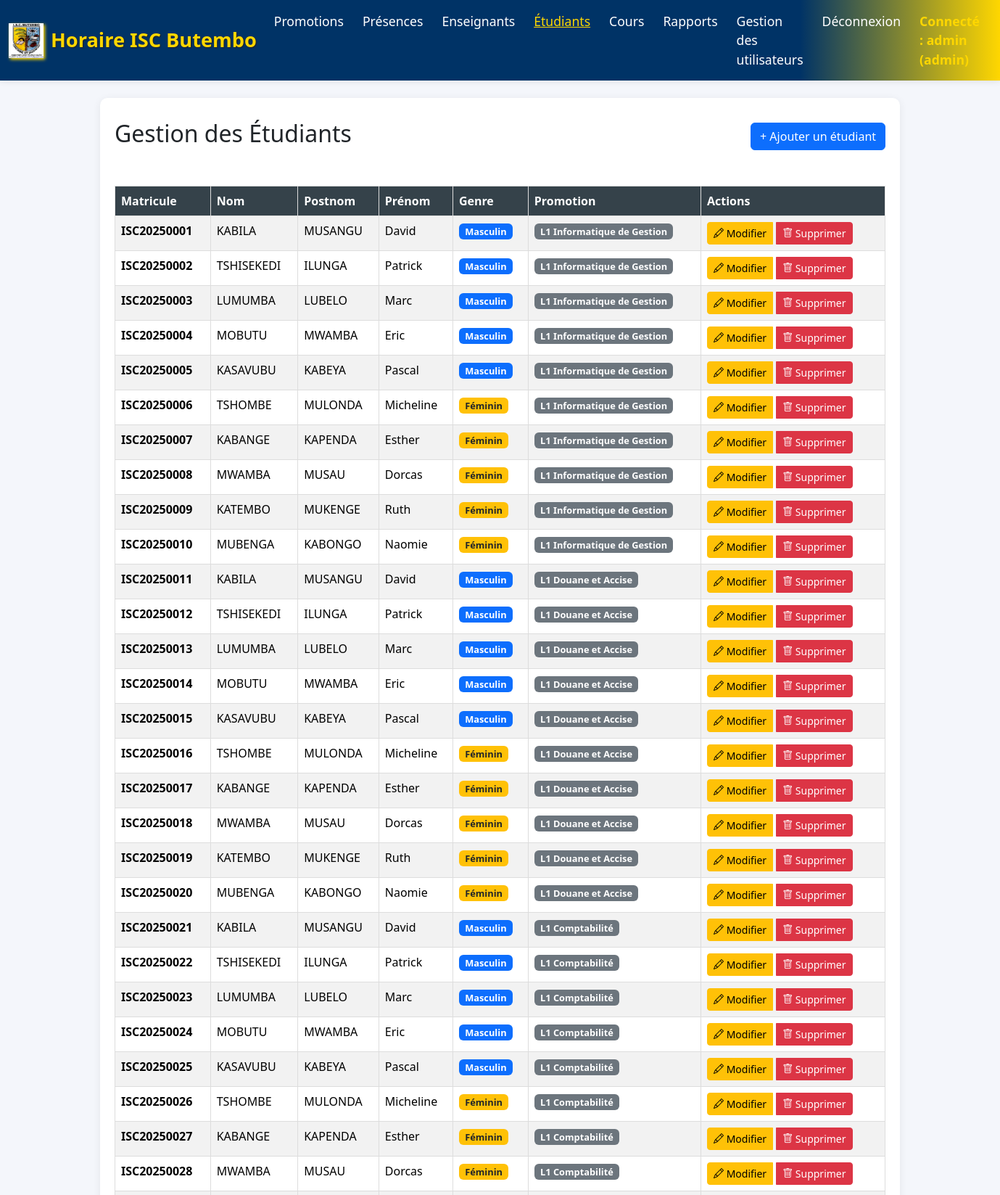
The page /etudiants (signed in, upper part) on the database its author committed.
### models/__init__.py (models this page shows, shortened)
class Etudiant(db.Model):
    __tablename__ = 'etudiant'
    id = db.Column(db.Integer, primary_key=True)
    matricule = db.Column(db.String(50), unique=True, nullable=False)
    nom = db.Column(db.String(100), nullable=False)
    postnom = db.Column(db.String(100), nullable=False)
    prenom = db.Column(db.String(100), nullable=False)
    genre = db.Column(db.String(10), nullable=False)
    auditoire_id = db.Column(db.Integer, db.ForeignKey('auditoire.id'), nullable=False)
    auditoire = db.relationship('Auditoire', backref='etudiants_list')

class Auditoire(db.Model):
    __tablename__ = 'auditoire'
    id = db.Column(db.Integer, primary_key=True)
    nom = db.Column(db.String(100), nullable=False)
    capacite = db.Column(db.Integer, nullable=True)

### app.py (the view)
@app.route('/etudiants')
def etudiants():
    if 'username' not in session:
        return redirect(url_for('home'))
    auditoire_id = request.args.get('auditoire_id')
    if auditoire_id:
        etudiants = Etudiant.query.filter_by(auditoire_id=auditoire_id).all()
    else:
        etudiants = Etudiant.query.all()
    auditoires_count = Auditoire.query.count()
    auditoires_list = Auditoire.query.all()
    return render_template('etudiants.html',
                         etudiants=etudiants,
                         auditoires_count=auditoires_count,
                         auditoires_list=auditoires_list)

### templates/etudiants.html (shortened to what this page needs)
{% extends "base.html" %}
{% block content %}
<div class="d-flex justify-content-between align-items-center mb-4">
    <h2>Gestion des Étudiants</h2>
    <a href="{{ url_for('ajouter_etudiant') }}" class="btn btn-primary">+ Ajouter un étudiant</a>
</div>
<div class="table-responsive">
    <table class="table table-striped table-hover">
        <thead class="table-dark">
            <tr>
                <th>Matricule</th>
                <th>Nom</th>
                <th>Postnom</th>
                <th>Prénom</th>
                <th>Genre</th>
                <th>Promotion</th>
                <th>Actions</th>
            </tr>
        </thead>
        <tbody>
            {% for etudiant in etudiants %}
            <tr>
                <td><strong>{{ etudiant.matricule }}</strong></td>
                <td>{{ etudiant.nom }}</td>
                <td>{{ etudiant.postnom }}</td>
                <td>{{ etudiant.prenom }}</td>
                <td>
                    {% if etudiant.genre == 'M' %}
                        <span class="badge bg-primary">Masculin</span>
                    {% else %}
                        <span class="badge bg-warning text-dark">Féminin</span>
                    {% endif %}
                </td>
                <td>
                    <span class="badge bg-secondary">{{ etudiant.auditoire.nom }}</span>
                </td>
                <td>
                    <div class="btn-group" role="group">
                        <a href="{{ url_for('modifier_etudiant', id=etudiant.id) }}" class="btn btn-warning btn-sm">
                            <i class="bi bi-pencil"></i> Modifier
                        </a>
                        <a href="{{ url_for('supprimer_etudiant', id=etudiant.id) }}" class="btn btn-danger btn-sm" onclick="return confirm('Êtes-vous sûr de vouloir supprimer cet étudiant ?')">
                            <i class="bi bi-trash"></i> Supprimer
                        </a>
                    </div>
                </td>
            </tr>
            {% endfor %}
        </tbody>
    </table>
</div>
{% endblock %}

### static/style.css (style rules this page uses)
body { font-family: Arial, sans-serif; margin: 0; padding: 0; background-color: #f4f4f4; }
.table { width: 100%; border-collapse: collapse; margin: 20px 0; }
.table th, .table td { border: 1px solid #ddd; padding: 8px; }
.table th { background-color: #35424a; color: white; }
.table tr:nth-child(even) { background-color: #f2f2f2; }

### templates/base.html (style rules this page uses)
body { background-color: #f4f6fb; font-family: 'Segoe UI', Arial, sans-serif; }

### templates/etudiants.html (style rules this page uses)
.btn-group .btn { margin-right: 5px; }
.badge { font-size: 0.8em; }

### rows shown on the page
Etudiant: matricule "ISC20250001", nom "KABILA", postnom "MUSANGU", prenom "David", genre "Masculin", auditoire.nom "L1 Informatique de Gestion"
Etudiant: matricule "ISC20250002", nom "TSHISEKEDI", postnom "ILUNGA", prenom "Patrick", genre "Masculin", auditoire.nom "L1 Informatique de Gestion"
Etudiant: matricule "ISC20250003", nom "LUMUMBA", postnom "LUBELO", prenom "Marc", genre "Masculin", auditoire.nom "L1 Informatique de Gestion"
Etudiant: matricule "ISC20250004", nom "MOBUTU", postnom "MWAMBA", prenom "Eric", genre "Masculin", auditoire.nom "L1 Informatique de Gestion"
Etudiant: matricule "ISC20250005", nom "KASAVUBU", postnom "KABEYA", prenom "Pascal", genre "Masculin", auditoire.nom "L1 Informatique de Gestion"
Etudiant: matricule "ISC20250006", nom "TSHOMBE", postnom "MULONDA", prenom "Micheline", genre "Féminin", auditoire.nom "L1 Informatique de Gestion"
Etudiant: matricule "ISC20250007", nom "KABANGE", postnom "KAPENDA", prenom "Esther", genre "Féminin", auditoire.nom "L1 Informatique de Gestion"
Etudiant: matricule "ISC20250008", nom "MWAMBA", postnom "MUSAU", prenom "Dorcas", genre "Féminin", auditoire.nom "L1 Informatique de Gestion"
Etudiant: matricule "ISC20250009", nom "KATEMBO", postnom "MUKENGE", prenom "Ruth", genre "Féminin", auditoire.nom "L1 Informatique de Gestion"
Etudiant: matricule "ISC20250010", nom "MUBENGA", postnom "KABONGO", prenom "Naomie", genre "Féminin", auditoire.nom "L1 Informatique de Gestion"
Etudiant: matricule "ISC20250011", nom "KABILA", postnom "MUSANGU", prenom "David", genre "Masculin", auditoire.nom "L1 Douane et Accise"
Etudiant: matricule "ISC20250012", nom "TSHISEKEDI", postnom "ILUNGA", prenom "Patrick", genre "Masculin", auditoire.nom "L1 Douane et Accise"
Etudiant: matricule "ISC20250013", nom "LUMUMBA", postnom "LUBELO", prenom "Marc", genre "Masculin", auditoire.nom "L1 Douane et Accise"
Etudiant: matricule "ISC20250014", nom "MOBUTU", postnom "MWAMBA", prenom "Eric", genre "Masculin", auditoire.nom "L1 Douane et Accise"
Etudiant: matricule "ISC20250015", nom "KASAVUBU", postnom "KABEYA", prenom "Pascal", genre "Masculin", auditoire.nom "L1 Douane et Accise"
Etudiant: matricule "ISC20250016", nom "TSHOMBE", postnom "MULONDA", prenom "Micheline", genre "Féminin", auditoire.nom "L1 Douane et Accise"
Etudiant: matricule "ISC20250017", nom "KABANGE", postnom "KAPENDA", prenom "Esther", genre "Féminin", auditoire.nom "L1 Douane et Accise"
Etudiant: matricule "ISC20250018", nom "MWAMBA", postnom "MUSAU", prenom "Dorcas", genre "Féminin", auditoire.nom "L1 Douane et Accise"
Etudiant: matricule "ISC20250019", nom "KATEMBO", postnom "MUKENGE", prenom "Ruth", genre "Féminin", auditoire.nom "L1 Douane et Accise"
Etudiant: matricule "ISC20250020", nom "MUBENGA", postnom "KABONGO", prenom "Naomie", genre "Féminin", auditoire.nom "L1 Douane et Accise"
Etudiant: matricule "ISC20250021", nom "KABILA", postnom "MUSANGU", prenom "David", genre "Masculin", auditoire.nom "L1 Comptabilité"
Etudiant: matricule "ISC20250022", nom "TSHISEKEDI", postnom "ILUNGA", prenom "Patrick", genre "Masculin", auditoire.nom "L1 Comptabilité"
Etudiant: matricule "ISC20250023", nom "LUMUMBA", postnom "LUBELO", prenom "Marc", genre "Masculin", auditoire.nom "L1 Comptabilité"
Etudiant: matricule "ISC20250024", nom "MOBUTU", postnom "MWAMBA", prenom "Eric", genre "Masculin", auditoire.nom "L1 Comptabilité"
Etudiant: matricule "ISC20250025", nom "KASAVUBU", postnom "KABEYA", prenom "Pascal", genre "Masculin", auditoire.nom "L1 Comptabilité"
Etudiant: matricule "ISC20250026", nom "TSHOMBE", postnom "MULONDA", prenom "Micheline", genre "Féminin", auditoire.nom "L1 Comptabilité"
Etudiant: matricule "ISC20250027", nom "KABANGE", postnom "KAPENDA", prenom "Esther", genre "Féminin", auditoire.nom "L1 Comptabilité"
Etudiant: matricule "ISC20250028", nom "MWAMBA", postnom "MUSAU", prenom "Dorcas", genre "Féminin", auditoire.nom "L1 Comptabilité"

### other values the page prints
{{ session.username }} "admin"
{{ session.role }} "admin"
